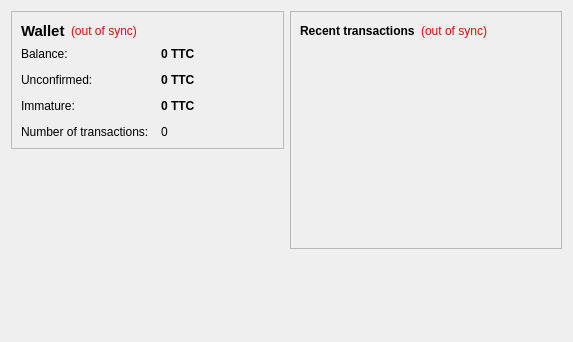
<?xml version="1.0" encoding="UTF-8"?>
<ui version="4.0">
 <class>OverviewPage</class>
 <widget class="QWidget" name="OverviewPage">
  <property name="geometry">
   <rect>
    <x>0</x>
    <y>0</y>
    <width>573</width>
    <height>342</height>
   </rect>
  </property>
  <property name="windowTitle">
   <string>Form</string>
  </property>
  <layout class="QHBoxLayout" name="horizontalLayout" stretch="1,1">
   <item>
    <layout class="QVBoxLayout" name="verticalLayout_2">
     <item>
      <widget class="QFrame" name="frame">
       <property name="frameShape">
        <enum>QFrame::StyledPanel</enum>
       </property>
       <property name="frameShadow">
        <enum>QFrame::Raised</enum>
       </property>
       <layout class="QVBoxLayout" name="verticalLayout_4">
        <item>
         <layout class="QHBoxLayout" name="horizontalLayout_4">
          <item>
           <widget class="QLabel" name="label_5">
            <property name="font">
             <font>
              <pointsize>11</pointsize>
              <weight>75</weight>
              <bold>true</bold>
             </font>
            </property>
            <property name="text">
             <string>Wallet</string>
            </property>
           </widget>
          </item>
          <item>
           <widget class="QLabel" name="labelWalletStatus">
            <property name="toolTip">
             <string>The displayed information may be out of date. Your wallet automatically synchronizes with the TittyCoin network after a connection is established, but this process has not completed yet.</string>
            </property>
            <property name="styleSheet">
             <string notr="true">QLabel { color: red; }</string>
            </property>
            <property name="text">
             <string notr="true">(out of sync)</string>
            </property>
            <property name="alignment">
             <set>Qt::AlignLeading|Qt::AlignLeft|Qt::AlignVCenter</set>
            </property>
           </widget>
          </item>
          <item>
           <spacer name="horizontalSpacer_2">
            <property name="orientation">
             <enum>Qt::Horizontal</enum>
            </property>
            <property name="sizeHint" stdset="0">
             <size>
              <width>40</width>
              <height>20</height>
             </size>
            </property>
           </spacer>
          </item>
         </layout>
        </item>
        <item>
         <layout class="QFormLayout" name="formLayout_2">
          <property name="fieldGrowthPolicy">
           <enum>QFormLayout::AllNonFixedFieldsGrow</enum>
          </property>
          <property name="horizontalSpacing">
           <number>12</number>
          </property>
          <property name="verticalSpacing">
           <number>12</number>
          </property>
          <item row="0" column="0">
           <widget class="QLabel" name="label">
            <property name="text">
             <string>Balance:</string>
            </property>
           </widget>
          </item>
          <item row="0" column="1">
           <widget class="QLabel" name="labelBalance">
            <property name="font">
             <font>
              <weight>75</weight>
              <bold>true</bold>
             </font>
            </property>
            <property name="cursor">
             <cursorShape>IBeamCursor</cursorShape>
            </property>
            <property name="toolTip">
             <string>Your current balance</string>
            </property>
            <property name="text">
             <string notr="true">0 TTC</string>
            </property>
            <property name="textInteractionFlags">
             <set>Qt::LinksAccessibleByMouse|Qt::TextSelectableByKeyboard|Qt::TextSelectableByMouse</set>
            </property>
           </widget>
          </item>
          <item row="1" column="0">
           <widget class="QLabel" name="label_3">
            <property name="text">
             <string>Unconfirmed:</string>
            </property>
           </widget>
          </item>
          <item row="1" column="1">
           <widget class="QLabel" name="labelUnconfirmed">
            <property name="font">
             <font>
              <weight>75</weight>
              <bold>true</bold>
             </font>
            </property>
            <property name="cursor">
             <cursorShape>IBeamCursor</cursorShape>
            </property>
            <property name="toolTip">
             <string>Total of transactions that have yet to be confirmed, and do not yet count toward the current balance</string>
            </property>
            <property name="text">
             <string notr="true">0 TTC</string>
            </property>
            <property name="textInteractionFlags">
             <set>Qt::LinksAccessibleByMouse|Qt::TextSelectableByKeyboard|Qt::TextSelectableByMouse</set>
            </property>
           </widget>
          </item>
          <item row="3" column="0">
           <widget class="QLabel" name="label_2">
            <property name="text">
             <string>Number of transactions:</string>
            </property>
           </widget>
          </item>
          <item row="3" column="1">
           <widget class="QLabel" name="labelNumTransactions">
            <property name="toolTip">
             <string>Total number of transactions in wallet</string>
            </property>
            <property name="text">
             <string notr="true">0</string>
            </property>
           </widget>
          </item>
          <item row="2" column="0">
           <widget class="QLabel" name="labelImmatureText">
            <property name="text">
             <string>Immature:</string>
            </property>
           </widget>
          </item>
          <item row="2" column="1">
           <widget class="QLabel" name="labelImmature">
            <property name="font">
             <font>
              <weight>75</weight>
              <bold>true</bold>
             </font>
            </property>
            <property name="toolTip">
             <string>Mined balance that has not yet matured</string>
            </property>
            <property name="text">
             <string notr="true">0 TTC</string>
            </property>
            <property name="textInteractionFlags">
             <set>Qt::LinksAccessibleByMouse|Qt::TextSelectableByKeyboard|Qt::TextSelectableByMouse</set>
            </property>
           </widget>
          </item>
         </layout>
        </item>
       </layout>
      </widget>
     </item>
     <item>
      <spacer name="verticalSpacer">
       <property name="orientation">
        <enum>Qt::Vertical</enum>
       </property>
       <property name="sizeHint" stdset="0">
        <size>
         <width>20</width>
         <height>40</height>
        </size>
       </property>
      </spacer>
     </item>
    </layout>
   </item>
   <item>
    <layout class="QVBoxLayout" name="verticalLayout_3">
     <item>
      <widget class="QFrame" name="frame_2">
       <property name="frameShape">
        <enum>QFrame::StyledPanel</enum>
       </property>
       <property name="frameShadow">
        <enum>QFrame::Raised</enum>
       </property>
       <layout class="QVBoxLayout" name="verticalLayout">
        <item>
         <layout class="QHBoxLayout" name="horizontalLayout_2">
          <item>
           <widget class="QLabel" name="label_4">
            <property name="text">
             <string>&lt;b&gt;Recent transactions&lt;/b&gt;</string>
            </property>
           </widget>
          </item>
          <item>
           <widget class="QLabel" name="labelTransactionsStatus">
            <property name="toolTip">
             <string>The displayed information may be out of date. Your wallet automatically synchronizes with the TittyCoin network after a connection is established, but this process has not completed yet.</string>
            </property>
            <property name="styleSheet">
             <string notr="true">QLabel { color: red; }</string>
            </property>
            <property name="text">
             <string notr="true">(out of sync)</string>
            </property>
            <property name="alignment">
             <set>Qt::AlignRight|Qt::AlignTrailing|Qt::AlignVCenter</set>
            </property>
           </widget>
          </item>
          <item>
           <spacer name="horizontalSpacer">
            <property name="orientation">
             <enum>Qt::Horizontal</enum>
            </property>
            <property name="sizeHint" stdset="0">
             <size>
              <width>40</width>
              <height>20</height>
             </size>
            </property>
           </spacer>
          </item>
         </layout>
        </item>
        <item>
         <widget class="QListView" name="listTransactions">
          <property name="styleSheet">
           <string notr="true">QListView { background: transparent; }</string>
          </property>
          <property name="frameShape">
           <enum>QFrame::NoFrame</enum>
          </property>
          <property name="verticalScrollBarPolicy">
           <enum>Qt::ScrollBarAlwaysOff</enum>
          </property>
          <property name="horizontalScrollBarPolicy">
           <enum>Qt::ScrollBarAlwaysOff</enum>
          </property>
          <property name="selectionMode">
           <enum>QAbstractItemView::NoSelection</enum>
          </property>
         </widget>
        </item>
       </layout>
      </widget>
     </item>
     <item>
      <spacer name="verticalSpacer_2">
       <property name="orientation">
        <enum>Qt::Vertical</enum>
       </property>
       <property name="sizeHint" stdset="0">
        <size>
         <width>20</width>
         <height>40</height>
        </size>
       </property>
      </spacer>
     </item>
    </layout>
   </item>
  </layout>
 </widget>
 <resources/>
 <connections/>
</ui>
